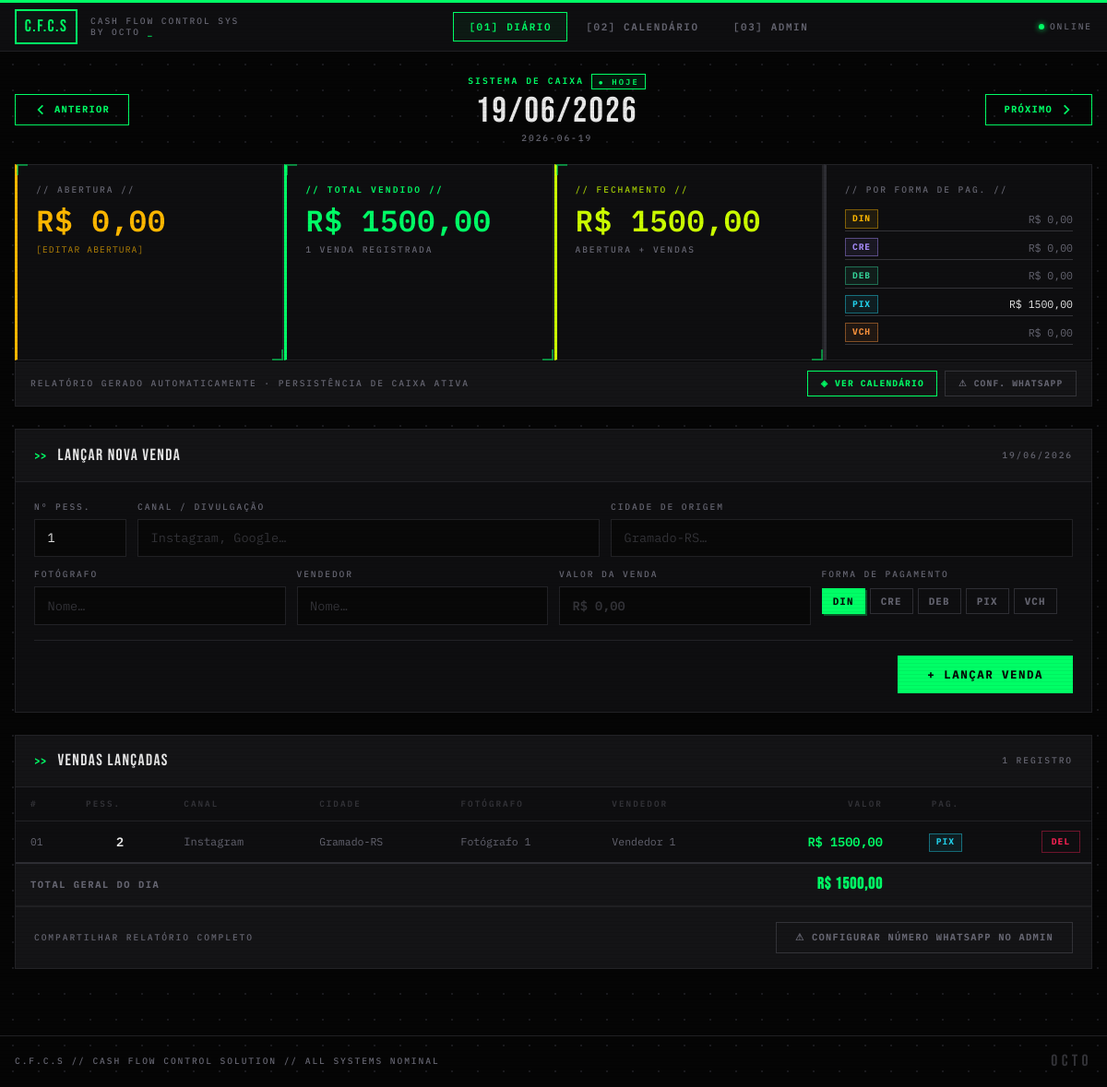
The app's page /dia/2026-06-19, older data.
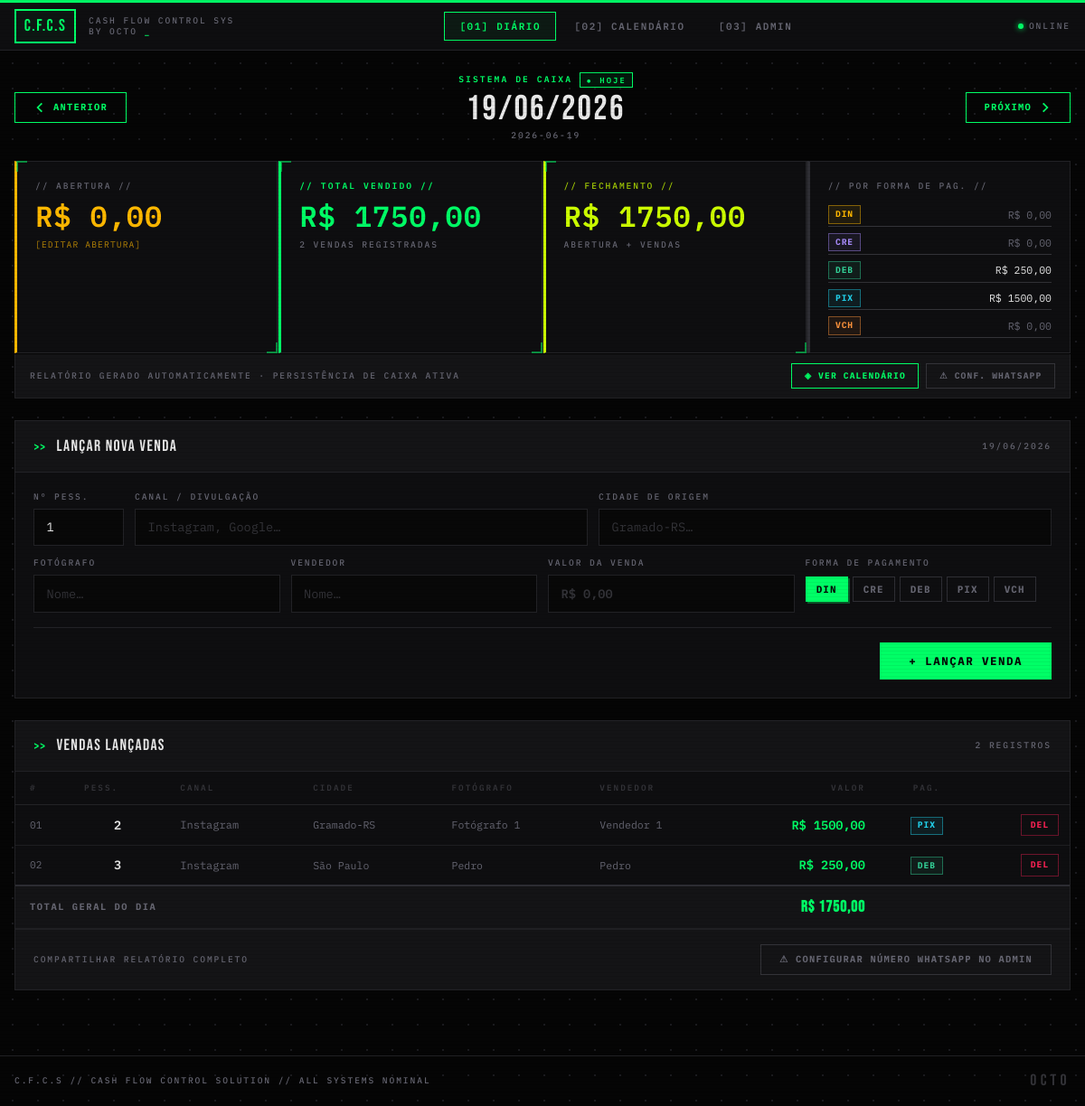
The same page, newer data.
### tables this page shows
CREATE TABLE caixa_diario (
                data            DATE    PRIMARY KEY,
                abertura_caixa  REAL    NOT NULL DEFAULT 0.0,
                fechamento_caixa REAL   NOT NULL DEFAULT 0.0
            );

CREATE TABLE vendas (
                id              INTEGER PRIMARY KEY AUTOINCREMENT,
                data_venda      DATE    NOT NULL,
                num_pessoas     INTEGER NOT NULL DEFAULT 1,
                canal_venda     TEXT    NOT NULL DEFAULT '',
                cidade_origem   TEXT    NOT NULL DEFAULT '',
                fotografo       TEXT    NOT NULL DEFAULT '',
                vendedor        TEXT    NOT NULL DEFAULT '',
                valor_venda     REAL    NOT NULL DEFAULT 0.0,
                forma_pagamento TEXT    NOT NULL DEFAULT 'DIN'
            );

### app.py (the view)
@app.route("/dia/<data>", methods=["GET"])
def diario(data):
    try:
        datetime.strptime(data, "%Y-%m-%d")
    except ValueError:
        return redirect(url_for("index"))
    caixa = get_or_create_caixa(data)
    vendas = get_vendas_do_dia(data)
    subtotais = get_subtotais(data)
    total_dia = sum(v["valor_venda"] for v in vendas)
    recalc_fechamento(data)
    caixa = get_or_create_caixa(data)
    canais = get_config("canal")
    cidades = get_config("cidade")
    equipe = get_config("equipe")
    whatsapp_numero = get_whatsapp_numero()
    d = datetime.strptime(data, "%Y-%m-%d").date()
    prev_day = (d - timedelta(days=1)).isoformat()
    next_day = (d + timedelta(days=1)).isoformat()
    today = date.today().isoformat()
    return render_template(
        "diario.html",
        data=data,
        data_fmt=d.strftime("%d/%m/%Y"),
        caixa=caixa,
        vendas=vendas,
        subtotais=subtotais,
        total_dia=total_dia,
        canais=canais,
        cidades=cidades,
        equipe=equipe,
        prev_day=prev_day,
        next_day=next_day,
        today=today,
        formas=["DIN", "CRE", "DEB", "PIX", "VCH"],
        whatsapp_numero=whatsapp_numero,
    )

### templates/diario.html (shortened to what this page needs)
{% extends "base.html" %}
{% block content %}
<div class="fade-in" style="display: flex; align-items: center; justify-content: space-between; margin-bottom: 1.25rem; gap: 1rem;">
  <a href="/dia/{{ prev_day }}" class="btn btn-ghost" style="font-size: 0.65rem;">
    <svg xmlns="http://www.w3.org/2000/svg" style="width:14px;height:14px;" fill="none" viewBox="0 0 24 24" stroke="currentColor" stroke-width="3">
      <path stroke-linecap="square" stroke-linejoin="miter" d="M15 19l-7-7 7-7"/>
    </svg>
    ANTERIOR
  </a>
  <div style="text-align: center; flex: 1;">
    <div class="sys-label" style="margin-bottom: 0.3rem; justify-content: center; display: flex; align-items: center; gap: 0.5rem;">
      SISTEMA DE CAIXA
      {% if data == today %}
        <span style="border: 1px solid var(--neon); padding: 0.05rem 0.4rem; font-size: 0.55rem; background: rgba(0,255,102,0.08);">● HOJE</span>
      {% else %}
        <span style="border: 1px solid var(--warn); color: var(--warn); padding: 0.05rem 0.4rem; font-size: 0.55rem; background: rgba(255,184,0,0.06);">⚡ RETROATIVO</span>
      {% endif %}
    </div>
    <div class="display" style="font-size: 2.4rem; letter-spacing: 0.06em; color: var(--txt); line-height: 1;">{{ data_fmt }}</div>
    <div class="sys-label-dim" style="margin-top: 0.2rem;">{{ data }}</div>
  </div>
  <a href="/dia/{{ next_day }}" class="btn btn-ghost" style="font-size: 0.65rem;">
    PRÓXIMO
    <svg xmlns="http://www.w3.org/2000/svg" style="width:14px;height:14px;" fill="none" viewBox="0 0 24 24" stroke="currentColor" stroke-width="3">
      <path stroke-linecap="square" stroke-linejoin="miter" d="M9 5l7 7-7 7"/>
    </svg>
  </a>
</div>
<div style="display: grid; grid-template-columns: repeat(4, 1fr); gap: 1px; margin-bottom: 1px; background: var(--bd);" class="fade-in">
  <div class="card bracketed" style="padding: 1.25rem 1.25rem 1rem; border-left: 3px solid var(--warn); background: var(--s1);">
    <div class="sys-label-dim" style="margin-bottom: 0.6rem;">// ABERTURA //</div>
    <div class="metric-value money-warn" style="font-size: 2rem;">
      R$ {{ "%.2f"|format(caixa.abertura_caixa) | replace('.', ',') }}
    </div>
    <button onclick="toggleAberturaForm()" style="margin-top: 0.6rem; background: transparent; border: none; color: var(--warn); font-family: 'IBM Plex Mono'; font-size: 0.6rem; letter-spacing: 0.12em; text-transform: uppercase; cursor: pointer; padding: 0; opacity: 0.7;">
      [EDITAR ABERTURA]
    </button>
  </div>
  <div class="card bracketed" style="padding: 1.25rem 1.25rem 1rem; border-left: 3px solid var(--neon); background: var(--s1);">
    <div class="sys-label" style="margin-bottom: 0.6rem;">// TOTAL VENDIDO //</div>
    <div class="metric-value money" style="font-size: 2rem;">
      R$ {{ "%.2f"|format(total_dia) | replace('.', ',') }}
    </div>
    <div class="sys-label-dim" style="margin-top: 0.6rem;">
      {{ vendas|length }} VENDA{% if vendas|length != 1 %}S{% endif %} REGISTRADA{% if vendas|length != 1 %}S{% endif %}
    </div>
  </div>
  <div class="card bracketed" style="padding: 1.25rem 1.25rem 1rem; border-left: 3px solid var(--acid); background: var(--s1);">
    <div class="sys-label-dim" style="margin-bottom: 0.6rem; color: var(--acid); opacity: 0.8;">// FECHAMENTO //</div>
    <div class="metric-value money-acid" style="font-size: 2rem;">
      R$ {{ "%.2f"|format(caixa.fechamento_caixa) | replace('.', ',') }}
    </div>
    <div class="sys-label-dim" style="margin-top: 0.6rem;">ABERTURA + VENDAS</div>
  </div>
  <div class="card" style="padding: 1.25rem 1.25rem 1rem; border-left: 3px solid var(--bd2); background: var(--s1);">
    <div class="sys-label-dim" style="margin-bottom: 0.75rem;">// POR FORMA DE PAG. //</div>
    <div style="display: flex; flex-direction: column; gap: 0.3rem;">
      {% for forma in formas %}
        {% set val = subtotais[forma] %}
        <div style="display: flex; align-items: center; justify-content: space-between; padding: 0.15rem 0; border-bottom: 1px solid var(--muted);">
          <span class="badge badge-{{ forma|lower }}">{{ forma }}</span>
          <span class="money-dim" style="font-size: 0.72rem; {% if val > 0 %}color: var(--txt);{% endif %}">
            R$ {{ "%.2f"|format(val) | replace('.', ',') }}
          </span>
        </div>
      {% endfor %}
    </div>
  </div>
</div>
<div style="display: flex; align-items: center; justify-content: space-between; gap: 1rem; padding: 0.65rem 1rem; background: var(--s2); border: 1px solid var(--bd); border-top: none; margin-bottom: 1.5rem;">
  <div class="sys-label-dim">
    RELATÓRIO GERADO AUTOMATICAMENTE · PERSISTÊNCIA DE CAIXA ATIVA
  </div>
  <div style="display: flex; gap: 0.5rem; align-items: center; flex-shrink: 0;">
    <a href="/mes" class="btn btn-ghost" style="padding: 0.35rem 0.85rem; font-size: 0.6rem;">◈ VER CALENDÁRIO</a>
    {% if whatsapp_numero %}
      <a href="/dia/{{ data }}/whatsapp" target="_blank" class="btn btn-wa" style="padding: 0.35rem 0.85rem; font-size: 0.6rem;">
        <svg xmlns="http://www.w3.org/2000/svg" style="width:14px;height:14px;flex-shrink:0;" fill="currentColor" viewBox="0 0 24 24">
          <path d="M17.472 14.382c-.297-.149-1.758-.867-2.03-.967-.273-.099-.471-.148-.67.15-.197.297-.767.966-.94 1.164-.173.199-.347.223-.644.075-.297-.15-1.255-.463-2.39-1.475-.883-.788-1.48-1.761-1.653-2.059-.173-.297-.018-.458.13-.606.134-.133.298-.347.446-.52.149-.174.198-.298.298-.497.099-.198.05-.371-.025-.52-.075-.149-.669-1.612-.916-2.207-.242-.579-.487-.5-.669-.51-.173-.008-.371-.01-.57-.01-.198 0-.52.074-.792.372-.272.297-1.04 1.016-1.04 2.479 0 1.462 1.065 2.875 1.213 3.074.149.198 2.096 3.2 5.077 4.487.709.306 1.262.489 1.694.625.712.227 1.36.195 1.871.118.571-.085 1.758-.719 2.006-1.413.248-.694.248-1.289.173-1.413-.074-.124-.272-.198-.57-.347m-5.421 7.403h-.004a9.87 9.87 0 01-5.031-1.378l-.361-.214-3.741.982.998-3.648-.235-.374a9.86 9.86 0 01-1.51-5.26c.001-5.45 4.436-9.884 9.888-9.884 2.64 0 5.122 1.03 6.988 2.898a9.825 9.825 0 012.893 6.994c-.003 5.45-4.437 9.884-9.885 9.884m8.413-18.297A11.815 11.815 0 0012.05 0C5.495 0 .16 5.335.157 11.892c0 2.096.547 4.142 1.588 5.945L.057 24l6.305-1.654a11.882 11.882 0 005.683 1.448h.005c6.554 0 11.89-5.335 11.893-11.893a11.821 11.821 0 00-3.48-8.413Z"/>
        </svg>
        ENVIAR RELATÓRIO
      </a>
    {% else %}
      <a href="/admin" class="btn btn-ghost" style="padding: 0.35rem 0.85rem; font-size: 0.6rem; border-color: var(--muted); color: var(--dim);">
        ⚠ CONF. WHATSAPP
      </a>
    {% endif %}
  </div>
</div>
<div id="sale-form-section" style="display: none; margin-bottom: 1.5rem;" class="card">
  <div class="section-header">
    <span class="display" style="font-size: 1.1rem; letter-spacing: 0.08em; color: var(--txt);">LANÇAR NOVA VENDA</span>
    <span class="sys-label-dim" style="margin-left: auto;">{{ data_fmt }}</span>
  </div>
  <form id="form-venda" action="/dia/{{ data }}/venda/nova" method="POST" style="padding: 1.25rem;">
    <div style="display: grid; grid-template-columns: 100px 1fr 1fr; gap: 0.75rem; margin-bottom: 0.75rem;">
      <div>
        <label for="num_pessoas" class="sys-label-dim" style="display: block; margin-bottom: 0.35rem;">Nº PESS.</label>
        <input type="number" id="num_pessoas" name="num_pessoas"
               min="1" step="1" required value="1"
               class="input-field"
               oninput="this.value = this.value.replace(/[^0-9]/g,'');" />
      </div>
      <div>
        <label for="canal_venda" class="sys-label-dim" style="display: block; margin-bottom: 0.35rem;">CANAL / DIVULGAÇÃO</label>
        <input type="text" id="canal_venda" name="canal_venda"
               list="list-canais" class="input-field"
               placeholder="Instagram, Google…" autocomplete="off" />
      </div>
      <div>
        <label for="cidade_origem" class="sys-label-dim" style="display: block; margin-bottom: 0.35rem;">CIDADE DE ORIGEM</label>
        <input type="text" id="cidade_origem" name="cidade_origem"
               list="list-cidades" class="input-field"
               placeholder="Gramado-RS…" autocomplete="off" />
      </div>
    </div>
    <div style="display: grid; grid-template-columns: 1fr 1fr 1fr 1fr; gap: 0.75rem; margin-bottom: 1rem;">
      <div>
        <label for="fotografo" class="sys-label-dim" style="display: block; margin-bottom: 0.35rem;">FOTÓGRAFO</label>
        <input type="text" id="fotografo" name="fotografo"
               list="list-equipe" class="input-field"
               placeholder="Nome…" autocomplete="off" />
      </div>
      <div>
        <label for="vendedor" class="sys-label-dim" style="display: block; margin-bottom: 0.35rem;">VENDEDOR</label>
        <input type="text" id="vendedor" name="vendedor"
               list="list-equipe" class="input-field"
               placeholder="Nome…" autocomplete="off" />
      </div>
      <div>
        <label for="valor_venda" class="sys-label-dim" style="display: block; margin-bottom: 0.35rem;">VALOR DA VENDA</label>
        <input type="text" id="valor_venda" name="valor_venda"
               required class="input-field money"
               placeholder="R$ 0,00"
               oninput="maskMoney(this)" />
      </div>
      <div>
        <label class="sys-label-dim" style="display: block; margin-bottom: 0.35rem;">FORMA DE PAGAMENTO</label>
        <div style="display: flex; flex-wrap: wrap; gap: 0.3rem; padding-top: 0.1rem;">
          {% for forma in formas %}
            <span class="radio-btn">
              <label for="fp-{{ forma }}">{{ forma }}</label>
            </span>
          {% endfor %}
        </div>
      </div>
    </div>
    <div style="display: flex; justify-content: flex-end; border-top: 1px solid var(--bd); padding-top: 1rem;">
      <button type="submit" id="btn-nova-venda" class="btn btn-primary" style="font-size: 0.78rem; padding: 0.7rem 2rem;">
        + LANÇAR VENDA
      </button>
    </div>
  </form>
</div>
<div class="card fade-in" style="animation-delay: 0.08s;">
  <div class="section-header">
    <span class="display" style="font-size: 1.1rem; letter-spacing: 0.08em; color: var(--txt);">VENDAS LANÇADAS</span>
    <span class="sys-label-dim" style="margin-left: auto;">{{ vendas|length }} REGISTRO{% if vendas|length != 1 %}S{% endif %}</span>
  </div>
  {% if vendas %}
  <div style="overflow-x: auto;">
    <table>
      <thead>
        <tr>
          <th>#</th>
          <th>PESS.</th>
          <th>CANAL</th>
          <th>CIDADE</th>
          <th>FOTÓGRAFO</th>
          <th>VENDEDOR</th>
          <th style="text-align: right;">VALOR</th>
          <th style="text-align: center;">PAG.</th>
          <th></th>
        </tr>
      </thead>
      <tbody>
        {% for v in vendas %}
        <tr>
          <td class="money-dim" style="font-size: 0.7rem; padding-right: 0.5rem;">{{ "%02d"|format(loop.index) }}</td>
          <td style="font-weight: 600; color: var(--txt); font-size: 0.85rem; text-align: center;">{{ v.num_pessoas }}</td>
          <td style="color: var(--dim); font-size: 0.75rem;">{{ v.canal_venda or '—' }}</td>
          <td style="color: var(--dim); font-size: 0.72rem;">{{ v.cidade_origem or '—' }}</td>
          <td style="color: var(--dim); font-size: 0.72rem;">{{ v.fotografo or '—' }}</td>
          <td style="color: var(--dim); font-size: 0.72rem;">{{ v.vendedor or '—' }}</td>
          <td style="text-align: right;">
            <span class="money" style="font-size: 0.85rem;">R$ {{ "%.2f"|format(v.valor_venda) | replace('.', ',') }}</span>
          </td>
          <td style="text-align: center;">
            <span class="badge badge-{{ v.forma_pagamento|lower }}">{{ v.forma_pagamento }}</span>
          </td>
          <td style="text-align: right; padding-right: 0.75rem;">
            <form action="/dia/{{ data }}/venda/{{ v.id }}/excluir" method="POST"
                  onsubmit="return confirm('CONFIRMAR EXCLUSÃO DA VENDA #{{ loop.index }}?');">
              <button type="submit" class="btn btn-danger" style="font-size: 0.6rem; padding: 0.25rem 0.6rem;">
                DEL
              </button>
            </form>
          </td>
        </tr>
        {% endfor %}
      </tbody>
      <tfoot>
        <tr style="background: var(--s2);">
          <td colspan="6" style="font-size: 0.65rem; letter-spacing: 0.15em; text-transform: uppercase; color: var(--dim);">TOTAL GERAL DO DIA</td>
          <td style="text-align: right;">
            <span class="money" style="font-size: 1.1rem; font-family: 'Bebas Neue'; letter-spacing: 0.05em;">R$ {{ "%.2f"|format(total_dia) | replace('.', ',') }}</span>
          </td>
          <td colspan="2"></td>
        </tr>
      </tfoot>
    </table>
  </div>
  <div style="padding: 1rem 1.25rem; background: var(--s2); border-top: 1px solid var(--bd); display: flex; align-items: center; justify-content: space-between;">
    <div class="sys-label-dim">COMPARTILHAR RELATÓRIO COMPLETO</div>
    {% if whatsapp_numero %}
      <a href="/dia/{{ data }}/whatsapp" target="_blank" class="btn btn-wa" style="font-size: 0.72rem; padding: 0.55rem 1.5rem;">
        <svg xmlns="http://www.w3.org/2000/svg" style="width:15px;height:15px;flex-shrink:0;" fill="currentColor" viewBox="0 0 24 24">
          <path d="M17.472 14.382c-.297-.149-1.758-.867-2.03-.967-.273-.099-.471-.148-.67.15-.197.297-.767.966-.94 1.164-.173.199-.347.223-.644.075-.297-.15-1.255-.463-2.39-1.475-.883-.788-1.48-1.761-1.653-2.059-.173-.297-.018-.458.13-.606.134-.133.298-.347.446-.52.149-.174.198-.298.298-.497.099-.198.05-.371-.025-.52-.075-.149-.669-1.612-.916-2.207-.242-.579-.487-.5-.669-.51-.173-.008-.371-.01-.57-.01-.198 0-.52.074-.792.372-.272.297-1.04 1.016-1.04 2.479 0 1.462 1.065 2.875 1.213 3.074.149.198 2.096 3.2 5.077 4.487.709.306 1.262.489 1.694.625.712.227 1.36.195 1.871.118.571-.085 1.758-.719 2.006-1.413.248-.694.248-1.289.173-1.413-.074-.124-.272-.198-.57-.347m-5.421 7.403h-.004a9.87 9.87 0 01-5.031-1.378l-.361-.214-3.741.982.998-3.648-.235-.374a9.86 9.86 0 01-1.51-5.26c.001-5.45 4.436-9.884 9.888-9.884 2.64 0 5.122 1.03 6.988 2.898a9.825 9.825 0 012.893 6.994c-.003 5.45-4.437 9.884-9.885 9.884m8.413-18.297A11.815 11.815 0 0012.05 0C5.495 0 .16 5.335.157 11.892c0 2.096.547 4.142 1.588 5.945L.057 24l6.305-1.654a11.882 11.882 0 005.683 1.448h.005c6.554 0 11.89-5.335 11.893-11.893a11.821 11.821 0 00-3.48-8.413Z"/>
        </svg>
        ENVIAR RELATÓRIO VIA WHATSAPP
      </a>
    {% else %}
      <a href="/admin" class="btn btn-ghost" style="font-size: 0.65rem; border-color: var(--muted); color: var(--dim);">
        ⚠ CONFIGURAR NÚMERO WHATSAPP NO ADMIN
      </a>
    {% endif %}
  </div>
  {% endif %}
</div>
{% endblock %}

Row changes from the older to the newer data that the page shows:
changed caixa_diario: fechamento_caixa "1500,00" → "1750,00"
added vendas: index "02", num_pessoas "3", canal_venda "Instagram", cidade_origem "São Paulo", fotografo "Pedro", vendedor "Pedro", valor_venda "250,00", forma_pagamento "DEB"
Text that changed along with them:
{{ "%.2f"|format(total_dia) | replace('.', ',') }}: "1500,00" → "1750,00"
{{ vendas|length }}: "1" → "2"
text now shown: "S S S"
new list line: "DEB R$ 250,00"
list line gone: "DEB R$ 0,00"
